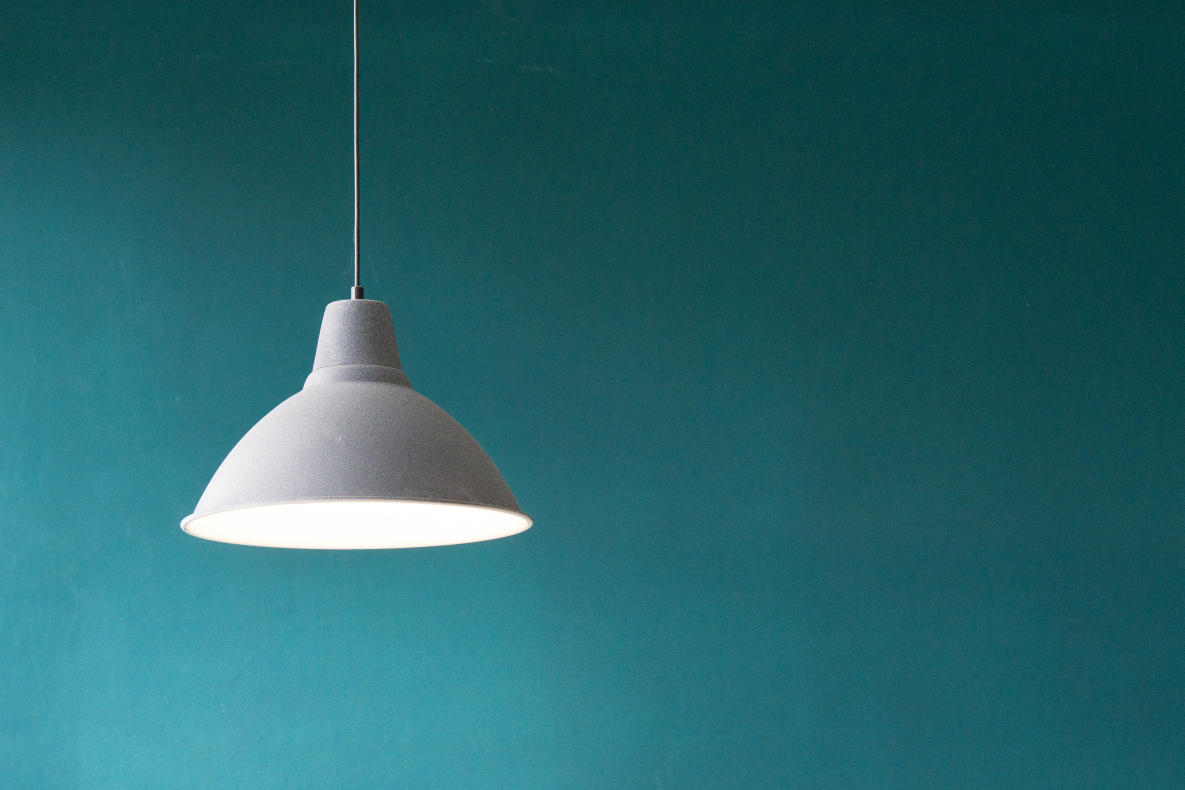
#> input picture photo1.jpg, 4738 x 3159 px (shown at 1/4 size)
$ python ascii.py
#> lines starting #> are read from the running program, lines starting #| are printed output that depends on the picture
#> the answer given: 1
#> the answer given: photo1.jpg
#> in main, old_image is the input picture: PIL image 4738x3159 RGB; mean R, G, B 38.4, 101.2, 108.2
from PIL import Image, ImageDraw, GifImagePlugin
from numpy import interp
import os
import keyboard
import time
import sys

def resize(image, nsize):
#> called with nsize = 64
    new_image = image.copy()
    width, height = new_image.size
#> width = 4738; height = 3159
    aspect_ratio = height/width #Calculate aspect ratio to evently resize image
#> aspect_ratio = 0.667

    size = (nsize, nsize*aspect_ratio)
#> size = (64, 42.67)
    new_image.thumbnail(size)
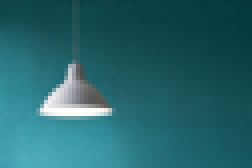
#> new_image: PIL image 63x42 RGB (shown 4 times larger); mean R, G, B 38.4, 101.2, 108.2
    return new_image

def parseGifFrames(input_gif):
    new_gif = input_gif.copy()
    for frame in range(0, input_gif.n_frames):
        time.sleep(0.01)
        os.system("cls")

        input_gif.seek(frame)
        new_gif = resize(input_gif, 50)
        convertImageToASCII(new_gif)


def convertImageToASCII(image):
    density = " .:-=+*#%@"
    width, height = image.size
#> width = 63; height = 42
    px = image.load()

    image = image.convert('RGB')

    for i in range(height):
        for j in range(width):
            # Calcualtes average of all three RGB values
            r, g, b = image.getpixel((j,i))
            avg = (r+g+b)/3
            idx = interp(avg, [0, 255], [9,0]) #maps the range 0-255 to 9-0 (for density string)
            print(2*density[int(idx)], end="")
        print("")


def main():
    print("1. Still Image\n2. GIF")
    formatInput = int(input("Enter choice for image format > "))

    if(formatInput == 1):
        os.system("cls")
        imagefile = input("Enter image name > ")

        old_image = Image.open(imagefile)
        new_image = resize(old_image, 64)

        os.system("cls")
        convertImageToASCII(new_image)

    if(formatInput == 2):
        keyboard.on_press_key("q", quit)
        os.system("cls")
        imagefile = input("Enter gif name > ")

        os.system("cls")
        input("Press Enter to start gif, press Ctrl+C to stop loop")

        imageObject = Image.open(imagefile)
        try:
            while True:
                parseGifFrames(imageObject)
        except KeyboardInterrupt:
            os.system("cls")
            print("Exiting...")
            pass


main()
